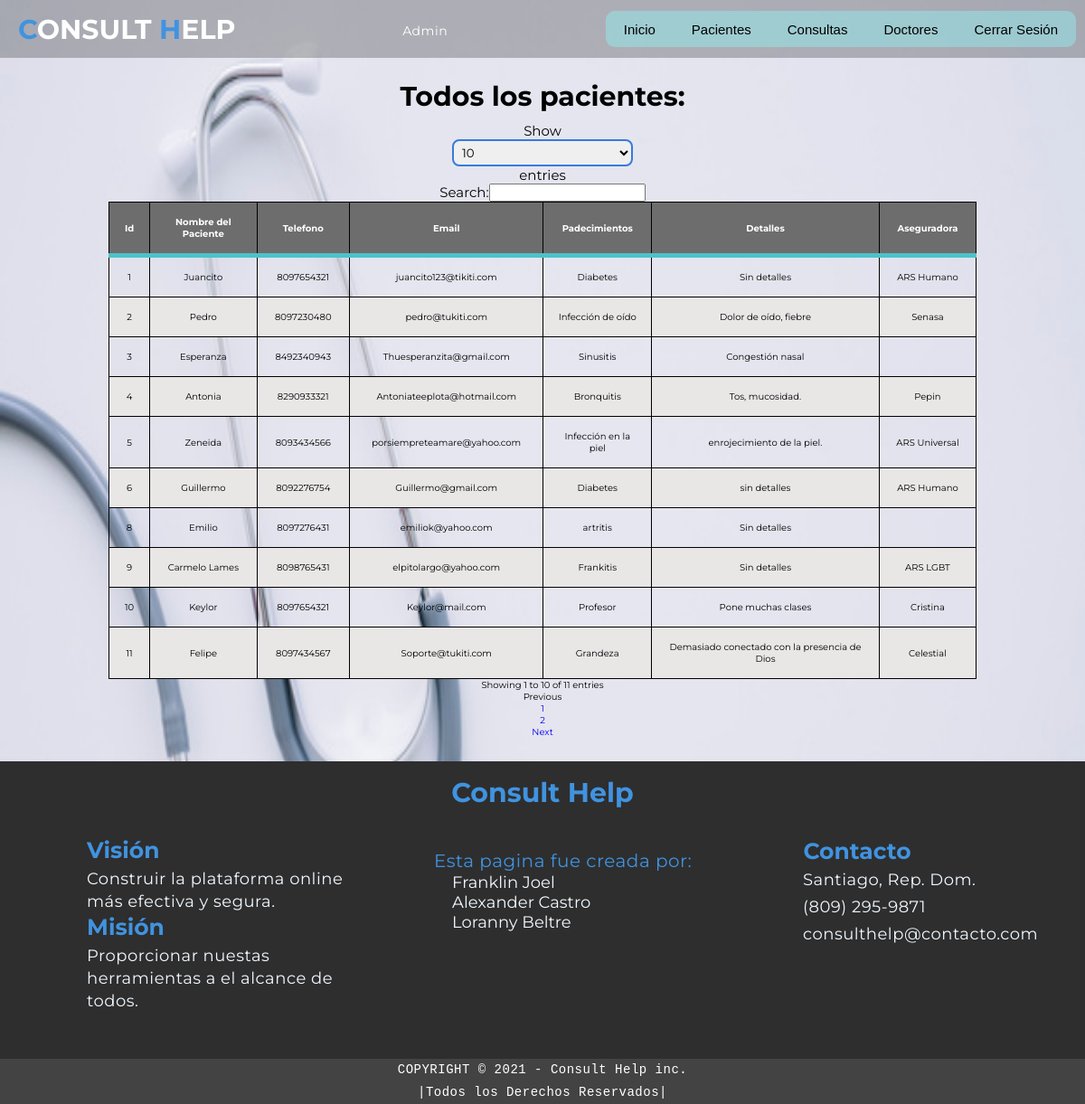
Screenshot of /paciente.php (signed in) with the database file from the repository.
### tables this page shows
CREATE TABLE `users` (
  `Id` int(11) NOT NULL,
  `username` varchar(20) NOT NULL,
  `email` varchar(50) DEFAULT NULL,
  `password` varchar(50) DEFAULT NULL
);

CREATE TABLE `pacientes` (
  `Id` int(5) NOT NULL,
  `Nombre` varchar(50) DEFAULT NULL,
  `Telefono` varchar(20) DEFAULT NULL,
  `Email` varchar(30) DEFAULT NULL,
  `Padecimientos` text NOT NULL,
  `Detalles` text NOT NULL,
  `Aseguradora` varchar(50) NOT NULL
);

### paciente.php (the view, shortened to what this page needs)
        <!DOCTYPE html>
        <html lang="es">
            <head>
                <link rel="stylesheet" href="css/style.css">
                <link rel="stylesheet" href="css/menu.css">
            </head>
            <body>
            <?php require 'header.php' ?><br><br><br><br><br><br>
            <div id="mostrar-consultas" align="center">
                            <h1>Todos los pacientes:</h1>
                            <table id="tabla" name="tabla" class="table table-striped table-bordered">
                                <thead>
                                        <th>Id</th>
                                        <th>Nombre del Paciente</th>
                                        <th>Telefono</th>
                                        <th>Email</th>
                                        <th>Padecimientos</th>
                                        <th>Detalles</th>
                                        <th>Aseguradora</th>
                                </thead>
                                <?php
                                    if (!empty($_GET['namee'])){
                                        $namee = $_GET['namee'];
                                        $sql = "SELECT * FROM pacientes WHERE Nombre  ";
                                    }else{
                                        $sql = "SELECT * FROM pacientes";
                                    }
                                    require 'php/conexion.php';
                                    $result = mysqli_query($conexion, $sql);
                                    while($mostrar=mysqli_fetch_array($result)){
                                ?>
                                <tr>
                                    <td><?php echo $mostrar['Id'] ?></td>
                                    <td><?php echo $mostrar['Nombre'] ?></td>
                                    <td><?php echo $mostrar['Telefono'] ?></td>
                                    <td><?php echo $mostrar['Email'] ?></td>
                                    <td><?php echo $mostrar['Padecimientos'] ?></td>
                                    <td><?php echo $mostrar['Detalles'] ?></td>
                                    <td><?php echo $mostrar['Aseguradora'] ?></td>
                                </tr>
                                <?php } ?>
                            </table>
                        </div> <br><br>
    </body>
</html>

### header.php (shortened to what this page needs)
<?php
    require 'php/conexion.php';
?>
<!DOCTYPE html>
<html lang="en">
<head>
    <link rel="stylesheet" href="css/style.css">
    <link rel="stylesheet" href="css/citas.css">
    <link rel="stylesheet" href="css/menu.css">
</head>
<body>
    <section id="header">
        <div class="header container">
            <div class="nav-bar">
                <div class="brand">
                    <a href="index.php"><h1><span>C</span>onsult <span>H</span>elp</h1></a>
                </div>
                <?php
                    foreach($conexion->query($_SESSION['username']) as $nosabetu);
                ?>
                <p id="aaa" style="color: white;"><?php echo $nosabetu['username']; ?></p>
                <ul class="nav">
                    <li><a href="index.php">Inicio</a></li>
                    <li><a href="pacientes.php">Pacientes</a>
                    </li>
                    <li><a href="consultas.php">Consultas</a>
                    </li>
                    <li><a href="credits.php">Doctores</a></li>
                    <li><a href="php/salir.php">Cerrar Sesión</a></li>
                </ul>
            </div>
        </div>
    </section>
</body>
</html>

### css/style.css (style rules this page uses)
* { padding: 0; margin: 0; box-sizing: border-box; }
body { background-image: url(../img/fondo\ blanco.jpg); background-repeat: no-repeat; background-size: 100% 100%; background-attachment: fixed; }
html { font-size: 10px; font-family: 'Montserrat', sans-serif; scroll-behavior: smooth; }
a { text-decoration: none; }
.container { min-height: 100vh; width: 100%; height: auto; display: flex; align-items: center; justify-content: center; }
p { color: #333; font-size: 1.4rem; margin-top: 5px; line-height: 2.5rem; font-weight: 300px; letter-spacing: .05rem; }
.brand h1 { font-size: 3rem; text-transform: uppercase; color: white; }
.brand h1 span { color: rgb(64, 147, 224); }
#header { position: fixed; z-index: 10000; left: 0; top: 0; width: 100vw; height: auto; }
#header .header { min-height: 8vh; background-color: rgba(0, 0, 0, 0.24); transition: .3s ease background-color; }
#header .nav-bar { display: flex; align-items: center; justify-content: space-between; width: 100%; height: 100%; max-width: 1300px; padding: 0 10px; }

### css/menu.css (style rules this page uses)
#header { margin: auto; font-family: 'Montserrat', sans-serif; }
ul, ol { list-style: none; }
.nav { background-color: rgba(141, 248, 248, 0.418); border-radius: 10px; color: black; text-decoration: none; height: 40px; font-family: 'Montserrant', sans-serif; }
.nav li a { color: black; font-family: 'Montserrant', sans-serif; font-size: 15px; text-decoration: none; margin: 5px; padding: 7px 15px; display: block; }
.nav > li { float: left; }

### css/citas.css (style rules this page uses)
h1 { text-align: center; margin: 10px; font-size: 30px; }
table { border-radius: 10px; font-family: 'Poppins', sans-serif; width: 80%; text-align: center; border-collapse: collapse; font-size: 10px; z-index: 2000000000000000000; }
th, td { border: 1px solid black; padding: 15px; font-size: 10px; }
thead { border-bottom: solid 5px rgb(76, 194, 202); background-color: rgb(110, 109, 109); color: white; }
tr:nth-child(even) { background-color: rgb(233, 230, 230); }

### css/footer.css (style rules this page uses)
* { padding: 0; margin: 0; box-sizing: border-box; font-family: 'Montserrat', sans-serif; }
#footer { background-color: rgb(46, 46, 46); width: 100%; height: 365px; }
#footer h1 { position: relative; top: -20px; color: rgb(64, 147, 224); }
#nosotros p, #creditos p, #contactos p { color: aliceblue; font-size: 18px; }
#nosotros b, #contactos h1 { font-size: 25px; color: rgb(64, 147, 224); }
#nosotros { position: relative; display: table-column; width: 300px; left: 8%; float: left; }
#creditos p { color: rgb(64, 147, 224); height: auto; font-size: 20px; }
#creditos ul li { position: relative; left: 20px; }
#creditos ul li a, #creditos ul li { color: aliceblue; font-size: 18px; }
#creditos { position: relative; width: 300px; top: -180px; left: 40%; }
#contactos { position: relative; left: 74%; top: -300px; width: 300px; }
#contactos p a { color: aliceblue; }
#contactos h1 { position: relative; top: 5px; right: 90px; }
#copyright { position: relative; top: -180px; background-color: rgb(68, 67, 67); }
#copyright p { color: #fff; font-family: 'Courier New', Courier, monospace; }

### rows the page displays
users: username "Admin"
pacientes: Id "1", Nombre "Juancito", Telefono "8097654321", Email "juancito123@tikiti.com", Padecimientos "Diabetes", Detalles "Sin detalles", Aseguradora "ARS Humano"
pacientes: Id "2", Nombre "Pedro", Telefono "8097230480", Email "pedro@tukiti.com", Padecimientos "Infección de oído", Detalles "Dolor de oído, fiebre", Aseguradora "Senasa"
pacientes: Id "3", Nombre "Esperanza", Telefono "8492340943", Email "Thuesperanzita@gmail.com", Padecimientos "Sinusitis", Detalles "Congestión nasal"
pacientes: Id "4", Nombre "Antonia", Telefono "8290933321", Email "Antoniateeplota@hotmail.com", Padecimientos "Bronquitis", Detalles "Tos, mucosidad.", Aseguradora "Pepin"
pacientes: Id "5", Nombre "Zeneida", Telefono "8093434566", Email "porsiempreteamare@yahoo.com", Padecimientos "Infección en la piel", Detalles "enrojecimiento de la piel.", Aseguradora "ARS Universal"
pacientes: Id "6", Nombre "Guillermo", Telefono "8092276754", Email "Guillermo@gmail.com", Padecimientos "Diabetes", Detalles "sin detalles", Aseguradora "ARS Humano"
pacientes: Id "8", Nombre "Emilio", Telefono "8097276431", Email "emiliok@yahoo.com", Padecimientos "artritis", Detalles "Sin detalles"
pacientes: Id "9", Nombre "Carmelo Lames", Telefono "8098765431", Email "elpitolargo@yahoo.com", Padecimientos "Frankitis", Detalles "Sin detalles", Aseguradora "ARS LGBT"
pacientes: Id "10", Nombre "Keylor", Telefono "8097654321", Email "Keylor@mail.com", Padecimientos "Profesor", Detalles "Pone muchas clases", Aseguradora "Cristina"
pacientes: Id "11", Nombre "Felipe", Telefono "8097434567", Email "Soporte@tukiti.com", Padecimientos "Grandeza", Detalles "Demasiado conectado con la presencia de Dios", Aseguradora "Celestial"
